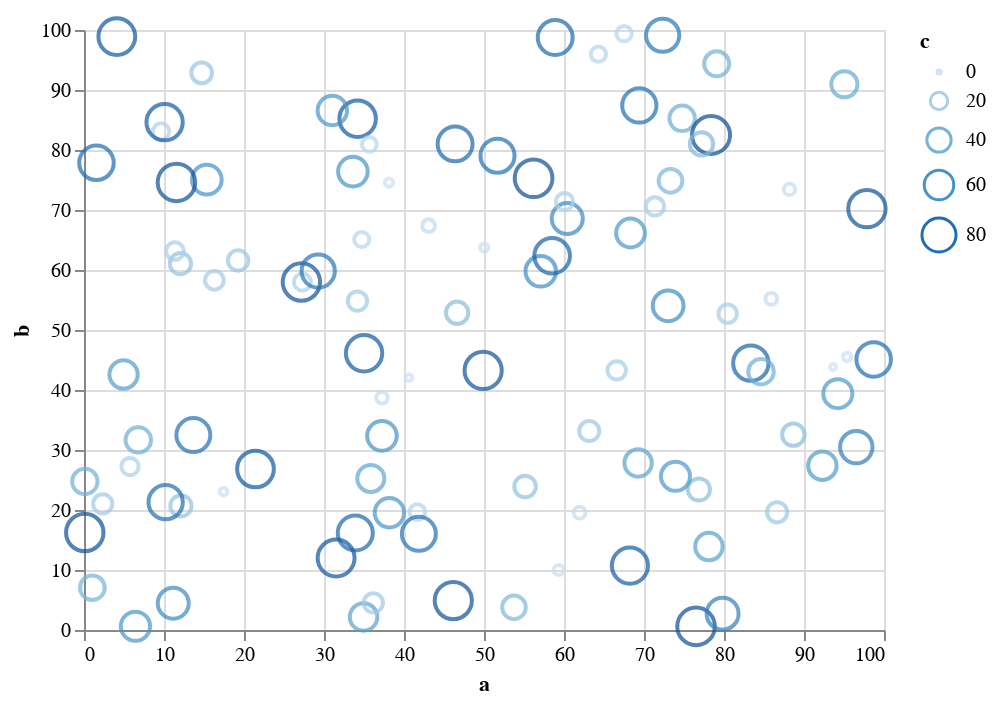

Write notebook code for a chart like this one.
### Markdown cell above
## Interactive outputs

Interactive outputs will work under the assumption that the outputs they produce have
self-contained HTML that works without requiring any external dependencies to load.
For example, the `Altair` "html" output works well:

### Code cell
import altair as alt
alt.Chart(data=df).mark_point().encode(
    x='a',
    y='b',
    color='c',
    size='c'
)

### Figure 1 — Vega-Lite specification as saved in the notebook (floating-point values rounded to 4 significant figures)
{"config": {"view": {"continuousWidth": 400, "continuousHeight": 300}}, "data": {"name": "data-51b1e32bbcc7f15dfe3a41b24c9e0e1b"}, "mark": "point", "encoding": {"color": {"type": "quantitative", "field": "c"}, "size": {"type": "quantitative", "field": "c"}, "x": {"type": "quantitative", "field": "a"}, "y": {"type": "quantitative", "field": "b"}}, "$schema": "https://vega.github.io/schema/vega-lite/v4.0.2.json", "datasets": {"data-51b1e32bbcc7f15dfe3a41b24c9e0e1b": [{"a": 35.85, "b": 25.26, "c": 49.92}, {"a": 31.51, "b": 11.99, "c": 94.17}, {"a": 27.3, "b": 57.98, "c": 19.35}, {"a": 51.69, "b": 79.05, "c": 79.97}, {"a": 72.33, "b": 99.12, "c": 75.92}, {"a": 0.1088, "b": 24.76, "c": 43.7}, {"a": 93.63, "b": 43.83, "c": 1.577}, {"a": 4.945, "b": 42.58, "c": 54.85}, {"a": 19.26, "b": 61.59, "c": 27.97}, {"a": 63.15, "b": 33.15, "c": 27.11}, {"a": 12.06, "b": 61.06, "c": 30.36}, {"a": 6.429, "b": 0.6253, "c": 58.52}, {"a": 73.31, "b": 74.87, "c": 38.28}, {"a": 49.9, "b": 43.27, "c": 95.63}, {"a": 73.02, "b": 54.03, "c": 65.24}, {"a": 60.41, "b": 68.58, "c": 66.44}, {"a": 35.01, "b": 46.12, "c": 91.37}, {"a": 56.2, "b": 75.29, "c": 98.18}, {"a": 76.51, "b": 0.6036, "c": 97.92}, {"a": 1.557, "b": 77.87, "c": 82.35}, {"a": 13.67, "b": 32.49, "c": 79.59}, {"a": 88.19, "b": 73.44, "c": 7.894}, {"a": 0.09751, "b": 16.24, "c": 97.11}, {"a": 74.77, "b": 85.28, "c": 44.26}, {"a": 27.17, "b": 57.99, "c": 96.66}, {"a": 41.67, "b": 19.66, "c": 16.19}, {"a": 95.04, "b": 90.96, "c": 46.8}, {"a": 60.07, "b": 71.4, "c": 19.55}, {"a": 83.35, "b": 44.47, "c": 86.5}, {"a": 4.102, "b": 98.91, "c": 93.54}, {"a": 15.35, "b": 75.06, "c": 60.75}, {"a": 12.11, "b": 20.68, "c": 30.13}, {"a": 33.91, "b": 16.17, "c": 84.77}, {"a": 95.39, "b": 45.51, "c": 3.83}, {"a": 61.95, "b": 19.55, "c": 8.541}, {"a": 57.09, "b": 59.79, "c": 63.94}, {"a": 29.28, "b": 59.82, "c": 76.48}, {"a": 76.86, "b": 23.42, "c": 33.16}, {"a": 41.86, "b": 16.03, "c": 79.64}, {"a": 9.64, "b": 83.08, "c": 17.61}, {"a": 38.18, "b": 19.55, "c": 59.39}, {"a": 1.047, "b": 7.048, "c": 41.21}, {"a": 34.94, "b": 2.172, "c": 51.84}, {"a": 36.16, "b": 4.526, "c": 24.97}, {"a": 34.2, "b": 85.22, "c": 91.91}, {"a": 68.24, "b": 10.74, "c": 90.26}, {"a": 10.07, "b": 84.63, "c": 91.08}, {"a": 73.93, "b": 25.62, "c": 57.87}, {"a": 34.72, "b": 65.07, "c": 14.79}, {"a": 79.83, "b": 2.724, "c": 70.44}, {"a": 78.12, "b": 13.91, "c": 51.65}, {"a": 6.785, "b": 31.68, "c": 44.08}, {"a": 31.04, "b": 86.58, "c": 59.5}, {"a": 79.08, "b": 94.36, "c": 42.68}, {"a": 14.71, "b": 92.85, "c": 29.05}, {"a": 94.23, "b": 39.39, "c": 57.86}, {"a": 69.41, "b": 87.43, "c": 80.82}, {"a": 68.31, "b": 66.17, "c": 57.01}, {"a": 59.33, "b": 9.983, "c": 5.921}, {"a": 53.75, "b": 3.774, "c": 37.66}, {"a": 2.34, "b": 21.03, "c": 24.65}, {"a": 66.59, "b": 43.27, "c": 22.44}, {"a": 80.46, "b": 52.7, "c": 22.5}, {"a": 10.21, "b": 21.31, "c": 81.41}, {"a": 50.04, "b": 63.74, "c": 3.638}, {"a": 17.44, "b": 23.07, "c": 3.131}, {"a": 35.67, "b": 80.93, "c": 14.1}, {"a": 85.92, "b": 55.19, "c": 8.682}, {"a": 55.13, "b": 23.92, "c": 31.2}, {"a": 38.12, "b": 74.55, "c": 3.699}, {"a": 46.16, "b": 4.901, "c": 95.45}, {"a": 11.37, "b": 63.16, "c": 20.68}, {"a": 33.61, "b": 76.4, "c": 60.16}, {"a": 86.64, "b": 19.62, "c": 27.39}, {"a": 5.753, "b": 27.25, "c": 19.67}, {"a": 37.25, "b": 38.71, "c": 8.112}, {"a": 40.61, "b": 42.07, "c": 2.198}, {"a": 98.71, "b": 45.1, "c": 82.04}, {"a": 69.27, "b": 27.84, "c": 51.18}, {"a": 46.39, "b": 81.02, "c": 84.14}, {"a": 21.44, "b": 26.83, "c": 93.21}, {"a": 43.08, "b": 67.38, "c": 10.24}, {"a": 58.52, "b": 62.37, "c": 87.31}, {"a": 64.3, "b": 95.97, "c": 14.98}, {"a": 78.38, "b": 82.5, "c": 99.88}, {"a": 96.54, "b": 30.48, "c": 72.41}, {"a": 16.3, "b": 58.29, "c": 23.39}, {"a": 58.9, "b": 98.74, "c": 83.97}, {"a": 34.18, "b": 54.82, "c": 24.98}, {"a": 77.19, "b": 81.01, "c": 36.95}, {"a": 11.16, "b": 4.463, "c": 65.87}, {"a": 92.3, "b": 27.39, "c": 55.29}, {"a": 88.66, "b": 32.56, "c": 33.93}, {"a": 37.25, "b": 32.36, "c": 60.28}, {"a": 71.37, "b": 70.59, "c": 22.4}, {"a": 11.56, "b": 74.59, "c": 97.14}, {"a": 46.64, "b": 52.87, "c": 34.06}, {"a": 97.87, "b": 70.23, "c": 96.41}, {"a": 67.51, "b": 99.39, "c": 15.39}, {"a": 84.63, "b": 43.05, "c": 43.92}]}}
